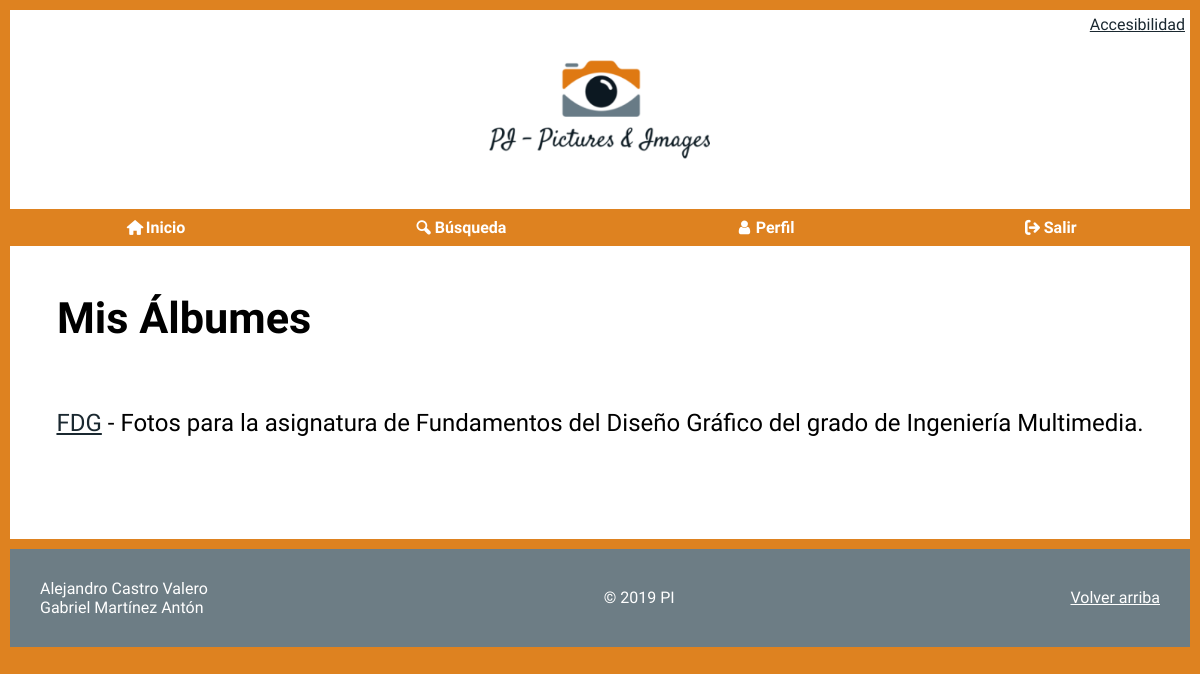
The app's page /misAlbumes.php (signed in) with its own data.
### tables this page shows
create table `ALBUMES` (
    `IdAlbum` int not null auto_increment,
    `Titulo` text not null,
    `Descripcion` text not null,
    `Usuario` int not null,
    constraint `PK_paises` primary key (`IdAlbum`),
    constraint `FK_Usuario` foreign key (`Usuario`) references `USUARIOS` (`IdUsuario`)
);

### misAlbumes.php (the view, shortened to what this page needs)
<?php
    if (isset($_SESSION["logueado"])) {
        $usu = $_SESSION["logueado"];
        require_once("head.php");
        require_once("header.php");
?>
        <main>
            <section>
                <h1>Mis Álbumes</h1>
                <section class="printCentro" id="misAlbumes">
                    <?php
                        include("conexionBD.php");
                        $sentencia = "SELECT a.Titulo, a.Descripcion
                            FROM albumes a JOIN usuarios u ON u.IdUsuario=a.Usuario
                            WHERE u.NomUsuario='$usu'";
                        if (!($resultado = $conexion->query($sentencia))) {
                            echo '<p>Error al obtener lista de Albumes de la BD: ' .$conexion->error. '</p>';
                            exit;
                        }
                        if ($resultado->num_rows) {
                            while ($fila = $resultado->fetch_object()) {
                                echo "<p style='font-size: 1.5em;'><a href=''>$fila->Titulo</a> - $fila->Descripcion</p>";
                            }
                        } else {
                            echo "<p>No tienes ningún álbum todavía. <a href='crearAlbum.php'>Crea</a> uno nuevo justo ahora.</p>";
                        }
                    ?>
                </section>
            </section>
        </main>
<?php
        require_once("footer.php");
    } else {
        $host = $_SERVER['HTTP_HOST'];
		$uri  = rtrim(dirname($_SERVER['PHP_SELF']), '/\\');
		$extra = 'index.php?fallo=2';
        header("Location: http://$host$uri/$extra");
    }
?>

### css/style.css (style rules this page uses)
:root { --color1: #de8220; --color2: #6d7d85; --color3: #1a2830; }
* { box-sizing: border-box; padding: 0; margin: 0; }
body { margin: 10px; background-color: var(--color1); font-family: 'Imprima', sans-serif; }
main { background-color: #fff; margin-bottom: 10px; padding-bottom: 45px; }
main > section { padding: 22px; }
main > section > h1 { font-size: 2.7em; margin: 25px 25px 60px 25px; font-family: 'Satisfy', sans-serif; }
main > section { position: relative; }
#misAlbumes { padding-bottom: 35px; }
#misAlbumes > p > a { color: var(--color3); }
section>section { display: flex; flex-direction: column; justify-content: center; align-items: center; padding: 5px; }

### css/print.css (style rules this page uses)
body, main,h2,h3,p,h1, label { font-family: sans-serif; font-size: 12pt; color: #000; }
* { background-color: #fff; }
a { color: blue; }
main::after { content: 'http://localhost/DAW/practica05/index.html © 2019 PI'; display: block; text-align: center; border-top: 1pt solid black; border-bottom: 1pt solid black; padding: 2pt; font-size: 12pt; page-break-after: avoid; }
main>section>h1 { font-family: sans-serif; font-size: 20pt; margin: 0; }
p { font-size: 12pt; }
.printCentro { margin-top: 150pt; }

### records on screen
albumes: Titulo "FDG", Descripcion "Fotos para la asignatura de Fundamentos del Diseño Gráfico del grado de Ingeniería Multimedia."
